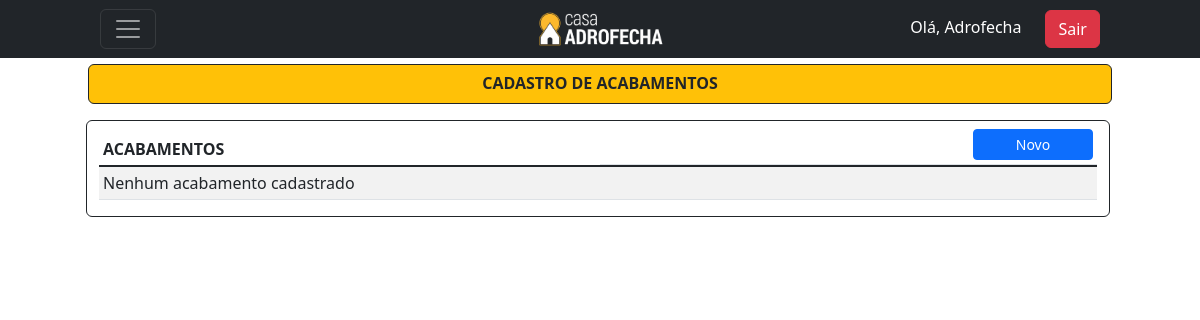
/listar/acabamento/ (signed in), run on an earlier commit of the app's database.
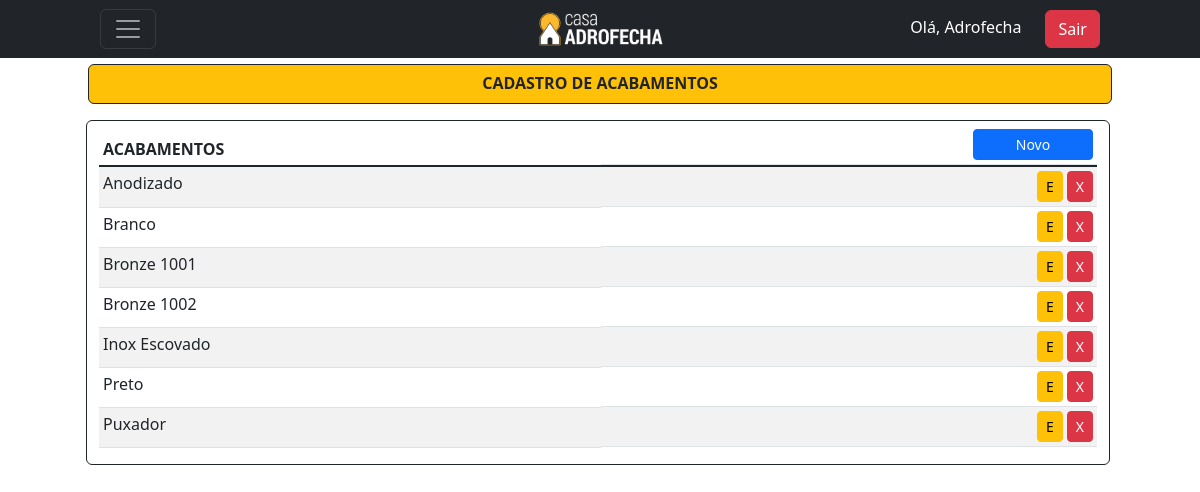
And on a later commit of the database.
### cadastros/models.py (models this page shows)
class Acabamento(models.Model):
    acabamento = models.CharField(max_length=50, unique=True)
    class Meta:
        verbose_name = 'Acabamento'
        verbose_name_plural = 'Acabamentos'
        ordering = ["acabamento"]
    def __str__(self):
        return self.acabamento

### cadastros/views.py (the view)
# urls.py: path('listar/acabamento/', AcabamentoList.as_view(), name='listar-acabamento'),
class AcabamentoList(LoginRequiredMixin,PermissionRequiredMixin, ListView):
    model = Acabamento
    template_name = 'cadastros/listas/acabamento.html'
    permission_required = 'cadastros.view_acabamento'

### cadastros/templates/cadastros/listas/acabamento.html (shortened to what this page needs)
{% extends 'base.html' %}
{% block content %}
<header class="mt-5 pt-3">
  <div>
      <div class="bg-warning rounded text-dark border border-dark container h-10 d-flex align-items-center justify-content-center">
        <h1><strong>CADASTRO DE ACABAMENTOS</strong></h1>
      </div>
  </div>
</header>
<div class="container mt-3">
  <div class="d-flex justify-content-center row">
      <div class="border border-dark rounded mb-3 me-1">
          <table class="mt-1 table table-sm table-striped">
            <thead>
              <tr>
                <th>ACABAMENTOS</th>
                <th class="d-flex justify-content-end"><a href="{% url 'cadastrar-acabamento' %}" style="width: 120px;" class="btn btn-primary bg-primary btn-sm">Novo</a></th>
              </tr>
            </thead>
            <tbody class="table-group-divider">
                {% for item in object_list|dictsort:"acabamento" %}
                <tr>
                    <td>{{ item }}</td>
                    <td class="d-flex justify-content-end">
                        <a href="{% url 'editar-acabamento' item.pk %}" class="me-1 btn btn-warning btn-sm" title="Editar">E</a>
                        <a href="{% url 'excluir-acabamento' item.pk %}" class="btn btn-danger btn-sm" title="Excluir">X</a>
                    </td>
                </tr>
                {% empty %}
                <tr>
                    <td colspan="3">Nenhum acabamento cadastrado</td>
                </tr>
                {% endfor %}
            </tbody>
          </table>
      </div>
  </div>
</div>
{% endblock %}

### paginas/templates/base.html (shortened to what this page needs)
<!DOCTYPE html>
<html lang="pt-br">
<head>
    <link href="https://cdn.jsdelivr.net/npm/bootstrap@5.3.0-alpha1/dist/css/bootstrap.min.css" rel="stylesheet">
    <script src="https://cdn.tailwindcss.com"></script>
    <link rel="https://stylesheet" href="https://cdn.jsdelivr.net/npm/bootstrap-icons@1.10.3/font/bootstrap-icons.css">
    <link rel="https://stylesheet" src="./static/css/arquivo.css">
</head>
<body>
  {% include 'navbar.html' %}
  {% block content %}
  {% endblock %}
</body>
</html>

### paginas/templates/navbar.html (shortened to what this page needs)
{% load static %}
<nav class="navbar navbar-dark bg-dark fixed-top">
  <div class="container">
      <div class="col-4">
        <button class="navbar-toggler" type="button" data-bs-toggle="offcanvas" data-bs-target="#offcanvasDarkNavbar" aria-controls="offcanvasDarkNavbar">
        <span class="navbar-toggler-icon"></span>
        </button>
      </div>
      <div class="col-4 d-flex justify-content-center">
             <a href="{% url 'inicio' %}"><img src="{% static 'images/LogoPreto2.png' %}" alt="Logo" width="130" height="10"</img></a>
      </div>
      <div class="col-4 d-flex justify-content-end">
          <ul>
              {% if request.user.is_authenticated %}
                <li><a style="color:white";>Olá, {{ user.username }}</a><a class="ms-4 btn btn-danger mb-md-0" href="{% url 'logout' %}">Sair</a></li>
              {% else %}
                <li><a class="btn btn-primary mb-md-0" href="{% url 'login' %}">Entrar</a></li>
              {% endif %}
          </ul>
      </div>
  </div>
</nav>

What changed in the data, as far as the page shows it:
added Acabamento: acabamento "Anodizado"
added Acabamento: acabamento "Branco"
added Acabamento: acabamento "Bronze 1001"
added Acabamento: acabamento "Bronze 1002"
added Acabamento: acabamento "Inox Escovado"
added Acabamento: acabamento "Preto"
added Acabamento: acabamento "Puxador"
Also different on the page:
text no longer shown: "Nenhum acabamento cadastrado"
